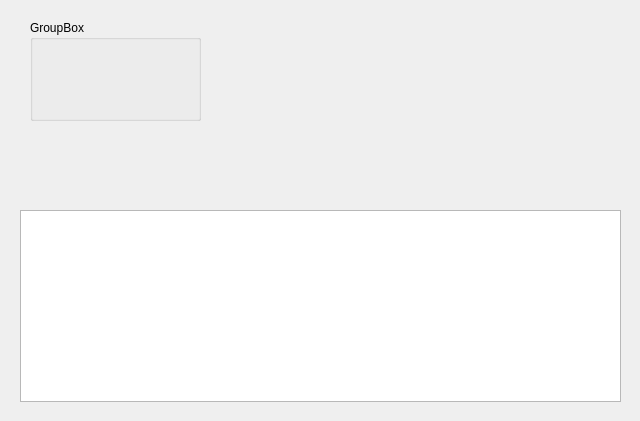
<?xml version="1.0" encoding="UTF-8"?>
<ui version="4.0">
 <class>PsikiyatrListesiFormu</class>
 <widget class="QWidget" name="PsikiyatrListesiFormu">
  <property name="geometry">
   <rect>
    <x>0</x>
    <y>0</y>
    <width>640</width>
    <height>421</height>
   </rect>
  </property>
  <property name="windowTitle">
   <string>Form</string>
  </property>
  <widget class="QTableWidget" name="tblPsikiyatrListeleri">
   <property name="geometry">
    <rect>
     <x>20</x>
     <y>210</y>
     <width>601</width>
     <height>192</height>
    </rect>
   </property>
  </widget>
  <widget class="QGroupBox" name="grpArama">
   <property name="geometry">
    <rect>
     <x>30</x>
     <y>20</y>
     <width>171</width>
     <height>101</height>
    </rect>
   </property>
   <property name="title">
    <string>GroupBox</string>
   </property>
  </widget>
 </widget>
 <resources/>
 <connections/>
</ui>
